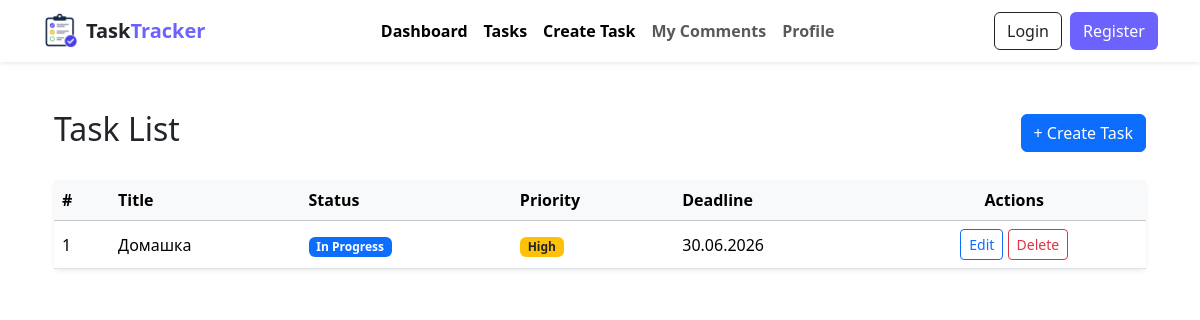
The page /tasks/ on the database as committed earlier.
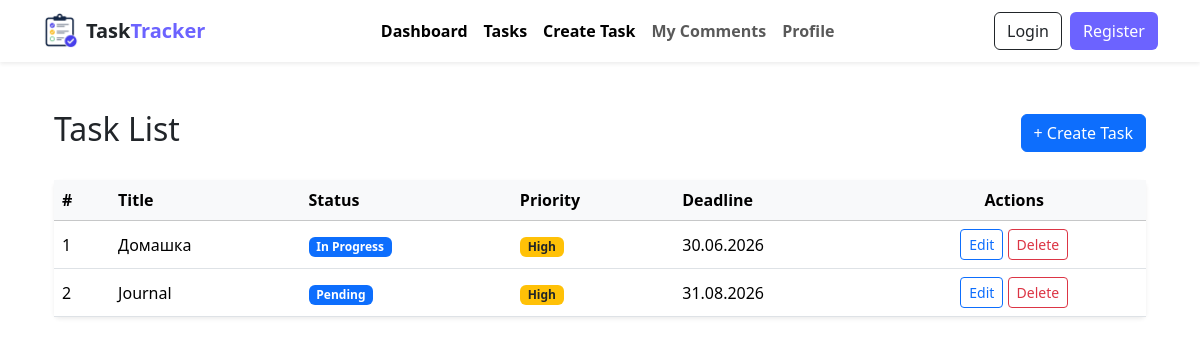
The same page on the database as committed later.
### tasks/models.py (models this page shows, shortened)
class Task(models.Model):
    STATUS_CHOICES = [
        ('pending', 'Pending'),
        ('in_progress', 'In Progress'),
        ('completed', 'Completed'),
    ]
    PRIORITY_CHOICES = [
        ('low', 'Low'),
        ('medium', 'Medium'),
        ('high', 'High'),
    ]
    title = models.CharField(max_length=200)
    description = models.TextField()
    deadline = models.DateTimeField(null=True, blank=True)
    author = models.ForeignKey('auth.User', on_delete=models.CASCADE, related_name='tasks')
    status = models.CharField(max_length=20, choices=STATUS_CHOICES, default='pending')
    priority = models.CharField(max_length=20, choices=PRIORITY_CHOICES, default='medium')
    created_at = models.DateTimeField(auto_now_add=True)
    updated_at = models.DateTimeField(auto_now=True)
    class Meta:
        ordering = ['deadline', '-created_at']
        verbose_name = 'Task'
        verbose_name_plural = 'Tasks'

### tasks/views.py (the view)
# urls.py: path('tasks/', views.TaskListView.as_view(), name='task_list'),
class TaskListView(ListView):
    model = Task
    template_name = 'task_list.html'
    context_object_name = 'tasks'

### templates/task_list.html
{% extends 'base.html' %}
{% block content %}
<div class="container py-4">
    <div class="d-flex justify-content-between align-items-center mb-4">
        <h2>Task List</h2>
        <a href="{% url 'create_tasks' %}" class="btn btn-primary">
            + Create Task
        </a>
    </div>
    <div class="card shadow-sm border-0">
        <div class="table-responsive">
            <table class="table table-hover align-middle mb-0">
                <thead class="table-light">
                    <tr>
                        <th>#</th>
                        <th>Title</th>
                        <th>Status</th>
                        <th>Priority</th>
                        <th>Deadline</th>
                        <th class="text-center">Actions</th>
                    </tr>
                </thead>
                <tbody>
                {% for task in tasks %}
                <tr>
                    <td>{{ task.id }}</td>
                    <td>{{ task.title }}</td>
                    <td>
                        <span class="badge bg-primary">
                            {{ task.get_status_display }}
                        </span>
                    </td>
                    <td>
                        <span class="badge bg-warning text-dark">
                            {{ task.get_priority_display }}
                        </span>
                    </td>
                    <td>{{ task.deadline|date:"d.m.Y" }}</td>
                    <td class="text-center">
                        <a href="#" class="btn btn-sm btn-outline-primary">
                            Edit
                        </a>
                        <a href="#" class="btn btn-sm btn-outline-danger">
                            Delete
                        </a>
                    </td>
                </tr>
                {% empty %}
                <tr>
                    <td colspan="6" class="text-center py-5">
                        No tasks yet.
                    </td>
                </tr>
                {% endfor %}
                </tbody>
            </table>
        </div>
    </div>
</div>
{% endblock %}

Rows that differ between the two databases and show on the page:
added Task: id "2", title "Journal", status "Pending", priority "High", deadline "31.08.2026"
